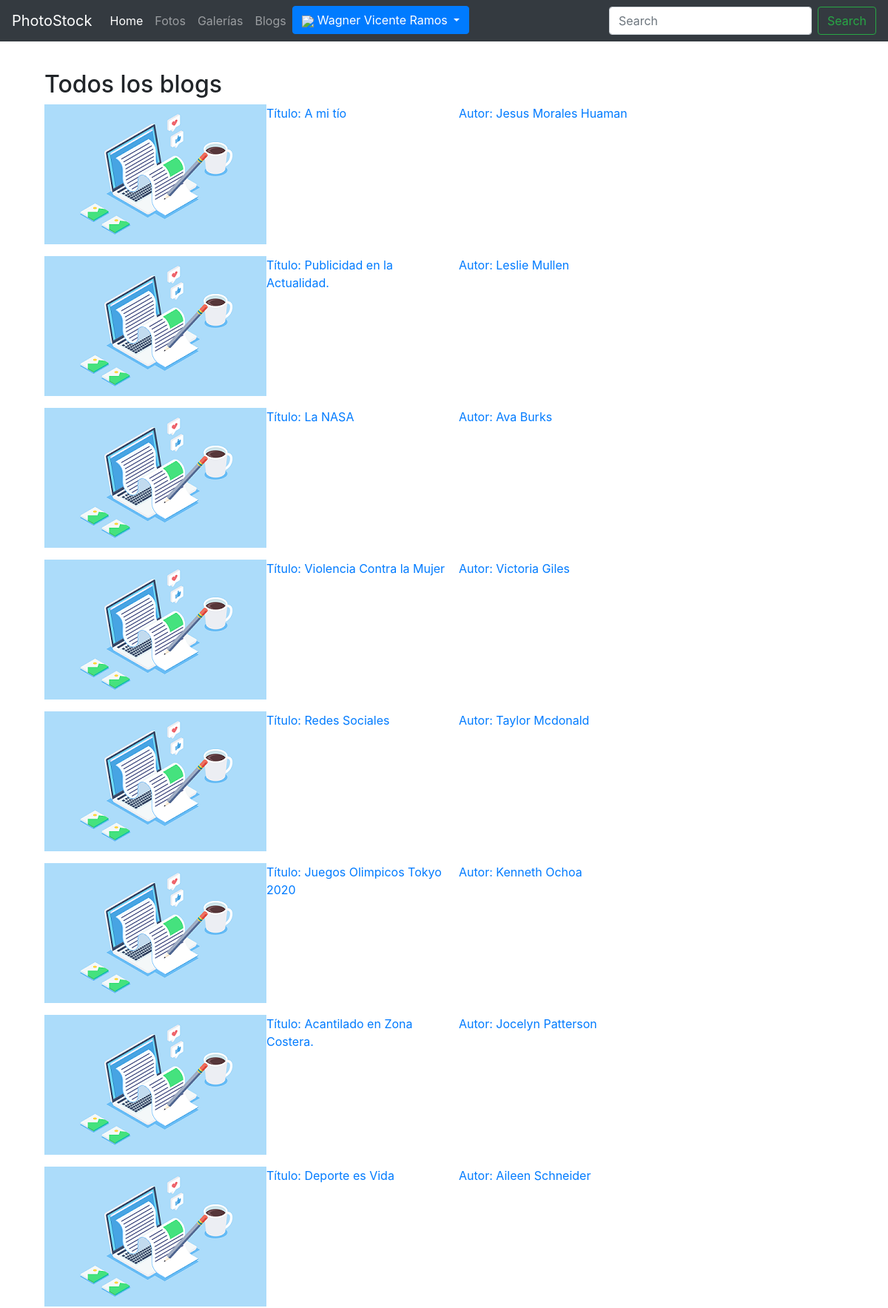
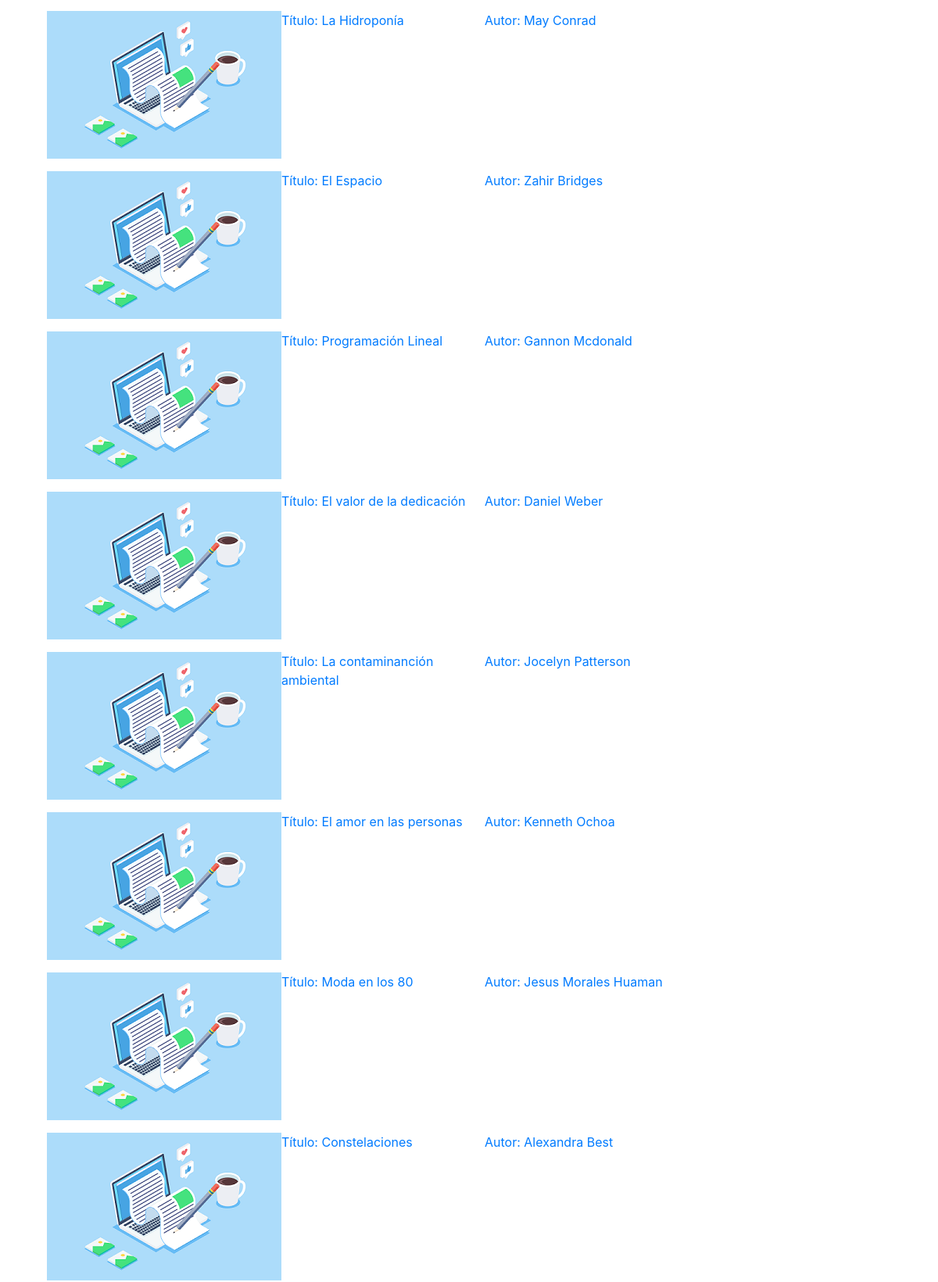
The app's page /blogs.php (signed in, upper part) with its own data (2 pictures, top to bottom).
### tables this page shows
CREATE TABLE blogs(
    id_blog BIGINT PRIMARY KEY AUTO_INCREMENT,
    id_usuario BIGINT NOT NULL,
    fecha_blog DATE NOT NULL DEFAULT CURRENT_DATE,
    nombre_blog VARCHAR(50) NOT NULL,
    contenido TEXT NOT NULL,
    id_foto BIGINT NULL,
    FOREIGN KEY (id_usuario) REFERENCES usuarios(id_usuario),
    FOREIGN KEY (id_foto) REFERENCES fotos(id_foto)
    );

CREATE TABLE usuarios(
    id_usuario BIGINT PRIMARY KEY AUTO_INCREMENT,
    username VARCHAR(50) UNIQUE NOT NULL,
    password VARCHAR(250) NOT NULL,
    nombres VARCHAR(100) NOT NULL,
    apellidos VARCHAR(100)NOT NULL,
    nacimiento DATE NOT NULL,
    direccion TEXT NOT NULL,
    sobre_mi TEXT NULL,
    foto TEXT NULL,
    administrador int default 0
    );

### controladores/obtener_todos_blogs.php (the view, shortened to what this page needs)
<?php
include "conexion.php";
$sql = "CALL obtener_todos_blogs;";
$result = mysqli_query($conexion,$sql);
if (mysqli_num_rows($result) > 0) {
    while($row = mysqli_fetch_assoc($result)) {
        $id_blog =$row['id_blog'];
        $titulo = $row['nombre_blog'];
        $Nombres = $row['nombres'];
        $apellidos = $row['apellidos'];
        ?>
        <a href="blog.php?id_blog=<?php echo $id_blog;?>">
            <figure class = "grid-blog">
                <img clas = "img-blog" src="assets/img/blog.png" alt="">
                <figcaption><?php echo "Título: ".$titulo;?></figcaption>
                <figcaption><?php echo "Autor: $Nombres $apellidos";?></figcaption>
            </figure>
        </a>
    <?php }
    }else echo "No se han encontrado resultados";
?>

### assets/css/index.css (style rules this page uses)
body { align-items: center; }

### assets/css/main.css (style rules this page uses)
.grid-blog { display: grid; grid-template-columns: repeat(4,1fr); }

### records on screen
blogs: nombre_blog "A mi tío", id_usuario.nombres "Jesus", id_usuario.apellidos "Morales Huaman"
blogs: nombre_blog "Publicidad en la Actualidad.", id_usuario.nombres "Leslie", id_usuario.apellidos "Mullen"
blogs: nombre_blog "La NASA", id_usuario.nombres "Ava", id_usuario.apellidos "Burks"
blogs: nombre_blog "Violencia Contra la Mujer", id_usuario.nombres "Victoria", id_usuario.apellidos "Giles"
blogs: nombre_blog "Redes Sociales", id_usuario.nombres "Taylor", id_usuario.apellidos "Mcdonald"
blogs: nombre_blog "Juegos Olimpicos Tokyo 2020", id_usuario.nombres "Kenneth", id_usuario.apellidos "Ochoa"
blogs: nombre_blog "Acantilado en Zona Costera.", id_usuario.nombres "Jocelyn", id_usuario.apellidos "Patterson"
blogs: nombre_blog "Deporte es Vida", id_usuario.nombres "Aileen", id_usuario.apellidos "Schneider"
blogs: nombre_blog "La Hidroponía", id_usuario.nombres "May", id_usuario.apellidos "Conrad"
blogs: nombre_blog "El Espacio", id_usuario.nombres "Zahir", id_usuario.apellidos "Bridges"
blogs: nombre_blog "Programación Lineal", id_usuario.nombres "Gannon", id_usuario.apellidos "Mcdonald"
blogs: nombre_blog "El valor de la dedicación", id_usuario.nombres "Daniel", id_usuario.apellidos "Weber"
blogs: nombre_blog "La contaminanción ambiental", id_usuario.nombres "Jocelyn", id_usuario.apellidos "Patterson"
blogs: nombre_blog "El amor en las personas", id_usuario.nombres "Kenneth", id_usuario.apellidos "Ochoa"
blogs: nombre_blog "Moda en los 80", id_usuario.nombres "Jesus", id_usuario.apellidos "Morales Huaman"
blogs: nombre_blog "Constelaciones", id_usuario.nombres "Alexandra", id_usuario.apellidos "Best"

### other values on screen
$_SESSION ['nombres'] "Wagner"
$_SESSION['apellidos'] "Vicente Ramos"
